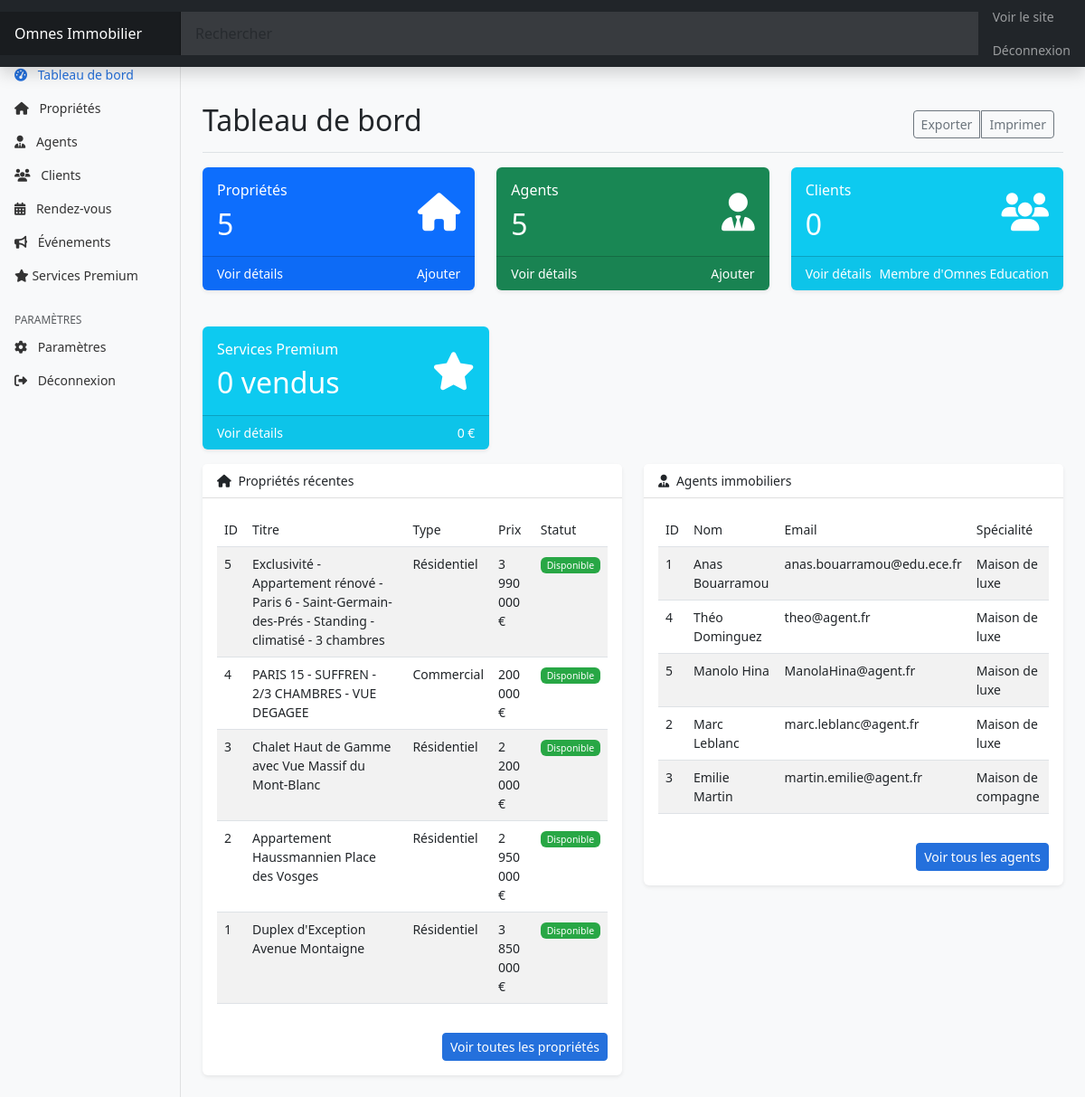
The app's page /admin/index.php (signed in), older data.
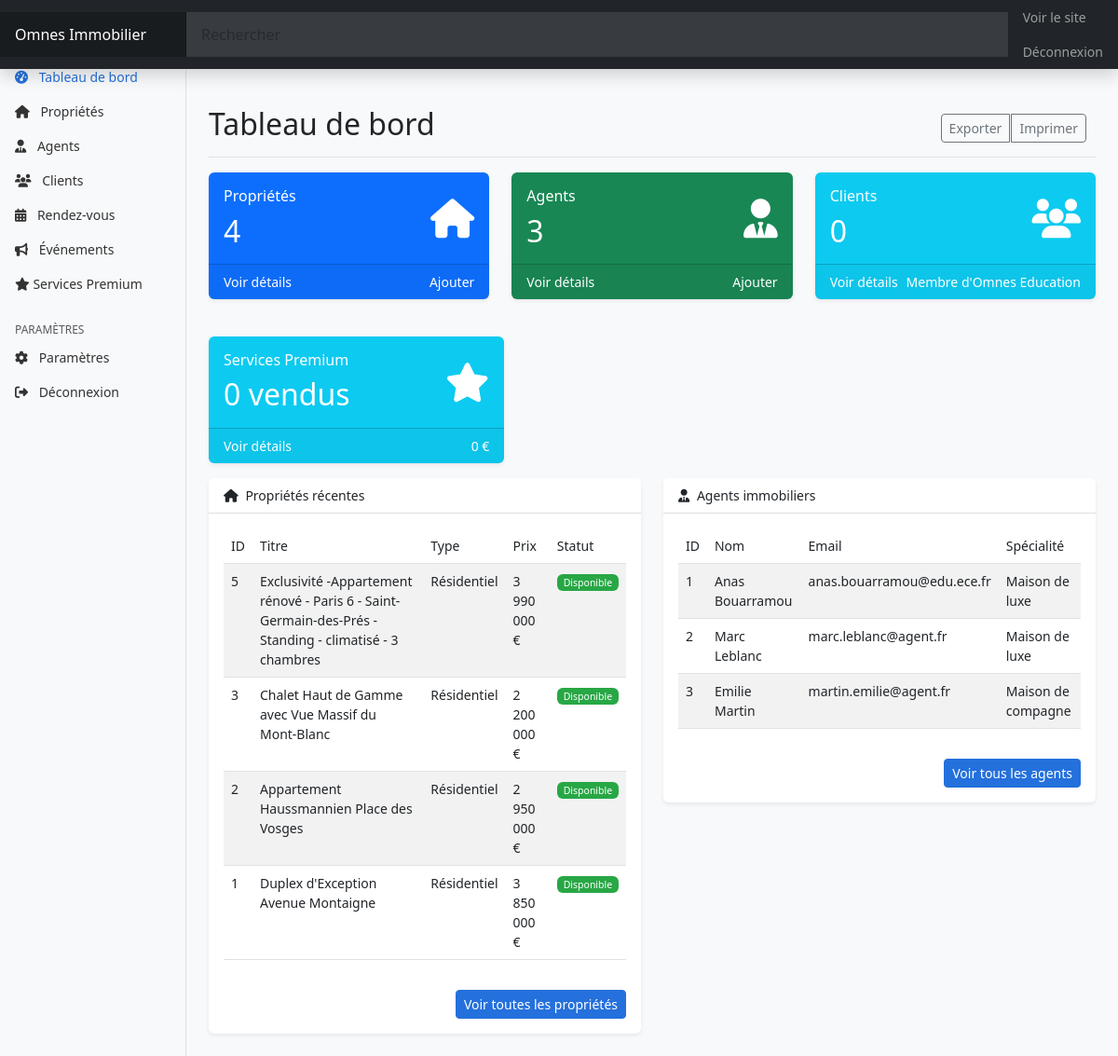
The same page, newer data.
### tables this page shows
CREATE TABLE `Propriete` (
  `id_propriete` int NOT NULL,
  `titre` varchar(255) NOT NULL,
  `description` text,
  `prix` decimal(10,2) NOT NULL,
  `surface` decimal(10,2) DEFAULT NULL,
  `nb_pieces` int DEFAULT NULL,
  `nb_chambres` int DEFAULT NULL,
  `nb_salles_bain` int DEFAULT NULL,
  `etage` int DEFAULT NULL,
  `balcon` tinyint(1) DEFAULT '0',
  `parking` tinyint(1) DEFAULT '0',
  `ascenseur` tinyint(1) DEFAULT '0',
  `adresse` varchar(255) NOT NULL,
  `ville` varchar(100) NOT NULL,
  `code_postal` varchar(20) NOT NULL,
  `pays` varchar(50) NOT NULL,
  `statut` enum('disponible','vendu','loué') DEFAULT 'disponible',
  `type_propriete` enum('résidentiel','commercial','terrain','location') NOT NULL,
  `date_ajout` datetime DEFAULT CURRENT_TIMESTAMP,
  `id_agent` int NOT NULL
);

CREATE TABLE `Agent_Immobilier` (
  `id_agent` int NOT NULL,
  `id_utilisateur` int NOT NULL,
  `specialite` varchar(100) DEFAULT NULL,
  `biographie` text,
  `cv_path` varchar(255) DEFAULT NULL,
  `photo_path` varchar(255) DEFAULT NULL
);

CREATE TABLE `Utilisateur` (
  `id_utilisateur` int NOT NULL,
  `email` varchar(100) NOT NULL,
  `mot_de_passe` varchar(255) NOT NULL,
  `nom` varchar(50) NOT NULL,
  `prenom` varchar(50) NOT NULL,
  `telephone` varchar(20) DEFAULT NULL,
  `date_inscription` datetime DEFAULT CURRENT_TIMESTAMP,
  `type_utilisateur` enum('client','agent','admin') NOT NULL,
  `statut` enum('actif','inactif') DEFAULT 'actif'
);

### config/init.php (called while the page is built, shortened)
<?php
require_once BASE_PATH . 'config/database.php';
spl_autoload_register(function($class_name) {
    $class_file = BASE_PATH . 'classes/' . $class_name . '.php';
});
function format_price($price) {
    return number_format($price, 0, ',', ' ') . ' €';
}

### classes/database.php (called while the page is built, shortened)
<?php
class Database {
    private $dbh;
    private $stmt;
    public function __construct() {
        $this->host = DB_HOST;
        $this->port = DB_PORT;
        $this->user = DB_USER;
        $this->pass = DB_PASS;
        $this->dbname = DB_NAME;
        $dsn = 'mysql:host=' . $this->host . ';port=' . $this->port . ';dbname=' . $this->dbname . ';charset=utf8mb4';
        $options = array(
            PDO::ATTR_PERSISTENT => true,
            PDO::ATTR_ERRMODE => PDO::ERRMODE_EXCEPTION,
            PDO::ATTR_DEFAULT_FETCH_MODE => PDO::FETCH_OBJ
        );
        try {
            $this->dbh = new PDO($dsn, $this->user, $this->pass, $options);
        } catch(PDOException $e) {
            $this->error = $e->getMessage();
            error_log("Erreur de connexion à la base de données : " . $this->error);
            throw new Exception("Erreur de connexion à la base de données");
        }
    }
    public function query($query) {
        $this->stmt = $this->dbh->prepare($query);
    }
    public function execute() {
        try {
            return $this->stmt->execute();
        } catch(PDOException $e) {
            $this->error = $e->getMessage();
            error_log("Erreur d'exécution de requête : " . $this->error);
            return false;
        }
    }
    public function resultSet() {
        $this->execute();
        return $this->stmt->fetchAll();
    }
}
?>

### classes/Property.php (called while the page is built, shortened)
<?php
class Property {
    private $db;
    public function __construct() {
        $this->db = new Database();
    }
    public function getAllProperties() {
        $this->db->query('SELECT * FROM Propriete ORDER BY date_ajout DESC');
        return $this->db->resultSet();
    }
}
?>

### classes/Agent.php (called while the page is built, shortened)
<?php
class Agent {
    private $db;
    public function __construct() {
        $this->db = new Database();
    }
    public function getAllAgents() {
        try {
            $this->db->query('SELECT a.*, u.nom, u.prenom, u.email, u.telephone
                            FROM Agent_Immobilier a
                            INNER JOIN Utilisateur u ON a.id_utilisateur = u.id_utilisateur
                            ORDER BY u.nom, u.prenom');
            return $this->db->resultSet();
        } catch (Exception $e) {
            error_log("Exception lors de la récupération de tous les agents: " . $e->getMessage());
            return [];
        }
    }
}
?>

### admin/index.php (the view, shortened to what the changed rows need)
<?php
require_once BASE_PATH . 'config/init.php';
require_once BASE_PATH . 'classes/Property.php';
require_once BASE_PATH . 'classes/Agent.php';
$property = new Property();
$agent = new Agent();
$properties_count = count($property->getAllProperties());
$agents_count = count($agent->getAllAgents());
$clients_count = 0;
$recent_properties = $property->getAllProperties();
$recent_agents = $agent->getAllAgents();
include BASE_PATH . 'admin/includes/header.php';
?>
<div class="container-fluid">
    <div class="row">
        <main class="col-md-9 ms-sm-auto col-lg-10 px-md-4">
            <div class="d-flex justify-content-between flex-wrap flex-md-nowrap align-items-center pt-3 pb-2 mb-3 border-bottom">
                <h1 class="h2">Tableau de bord</h1>
            </div>
            <div class="row mb-4">
                <div class="col-md-4">
                    <div class="card text-white bg-primary mb-3">
                        <div class="card-body">
                            <div class="d-flex justify-content-between align-items-center">
                                <div>
                                    <h6 class="card-title">Propriétés</h6>
                                    <h2 class="mb-0"><?php echo $properties_count; ?></h2>
                                </div>
                            </div>
                        </div>
                    </div>
                </div>
                <div class="col-md-4">
                    <div class="card text-white bg-success mb-3">
                        <div class="card-body">
                            <div class="d-flex justify-content-between align-items-center">
                                <div>
                                    <h6 class="card-title">Agents</h6>
                                    <h2 class="mb-0"><?php echo $agents_count; ?></h2>
                                </div>
                            </div>
                        </div>
                    </div>
                </div>
                <div class="col-md-4">
                    <div class="card text-white bg-info mb-3">
                        <div class="card-body">
                            <div class="d-flex justify-content-between align-items-center">
                                <div>
                                    <h2 class="mb-0"><?php echo $clients_count; ?></h2>
                                </div>
                            </div>
                        </div>
                    </div>
                </div>
            </div>
<div class="col-md-4">
    <div class="card text-white bg-info mb-3">
        <div class="card-body">
            <div class="d-flex justify-content-between align-items-center">
                <div>
                    <h2 class="mb-0"><?php echo $services_count ?? 0; ?> vendus</h2>
                </div>
            </div>
        </div>
    </div>
</div>
            <div class="row">
                <div class="col-md-6">
                    <div class="card mb-4">
                        <div class="card-body">
                            <?php if (!empty($recent_properties)) : ?>
                                <div class="table-responsive">
                                    <table class="table table-striped table-hover">
                                        <thead>
                                            <tr>
                                                <th>ID</th>
                                                <th>Titre</th>
                                                <th>Type</th>
                                                <th>Prix</th>
                                                <th>Statut</th>
                                            </tr>
                                        </thead>
                                        <tbody>
                                            <?php foreach ($recent_properties as $prop) : ?>
                                                <tr>
                                                    <td><?php echo $prop->id_propriete; ?></td>
                                                    <td><?php echo $prop->titre; ?></td>
                                                    <td><?php echo ucfirst($prop->type_propriete); ?></td>
                                                    <td><?php echo format_price($prop->prix); ?></td>
                                                    <td>
                                                        <span class="badge bg-<?php echo $prop->statut == 'disponible' ? 'success' : ($prop->statut == 'vendu' ? 'danger' : 'warning'); ?>">
                                                            <?php echo ucfirst($prop->statut); ?>
                                                        </span>
                                                    </td>
                                                </tr>
                                            <?php endforeach; ?>
                                        </tbody>
                                    </table>
                                </div>
                            <?php else : ?>
                                <div class="alert alert-info">
                                    Aucune propriété disponible pour le moment.
                                </div>
                            <?php endif; ?>
                        </div>
                    </div>
                </div>
                <div class="col-md-6">
                    <div class="card mb-4">
                        <div class="card-body">
                            <?php if (!empty($recent_agents)) : ?>
                                <div class="table-responsive">
                                    <table class="table table-striped table-hover">
                                        <thead>
                                            <tr>
                                                <th>ID</th>
                                                <th>Nom</th>
                                                <th>Email</th>
                                                <th>Spécialité</th>
                                            </tr>
                                        </thead>
                                        <tbody>
                                            <?php foreach ($recent_agents as $agent_item) : ?>
                                                <tr>
                                                    <td><?php echo $agent_item->id_agent; ?></td>
                                                    <td><?php echo $agent_item->prenom . ' ' . $agent_item->nom; ?></td>
                                                    <td><?php echo $agent_item->email; ?></td>
                                                    <td><?php echo $agent_item->specialite; ?></td>
                                                </tr>
                                            <?php endforeach; ?>
                                        </tbody>
                                    </table>
                                </div>
                            <?php else : ?>
                                <div class="alert alert-info">
                                    Aucun agent disponible pour le moment.
                                </div>
                            <?php endif; ?>
                        </div>
                    </div>
                </div>
            </div>
        </main>
    </div>
</div>
<?php include BASE_PATH . 'admin/includes/footer.php'; ?>

Row changes from the older to the newer data that the page shows:
removed propriete: id_propriete "4", titre "PARIS 15 - SUFFREN - 2/3 CHAMBRES - VUE DEGAGEE", type_propriete "Commercial", prix "200 000 €", statut "Disponible"
removed agent_immobilier: id_agent "4", id_utilisateur.prenom "Théo", id_utilisateur.nom "Dominguez", id_utilisateur.email "theo@agent.fr", specialite "Maison de luxe"
removed agent_immobilier: id_agent "5", id_utilisateur.prenom "Manolo", id_utilisateur.nom "Hina", id_utilisateur.email "ManolaHina@agent.fr", specialite "Maison de luxe"
Text that changed along with them:
$properties_count: "5" → "4"
$agents_count: "5" → "3"
